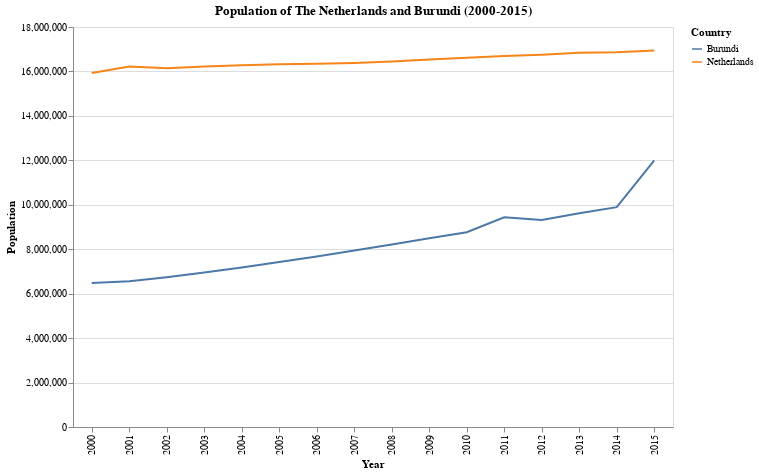

The notebook cell saved with this chart:
### Code cell
selection = alt.selection_multi(fields=['Country'], bind='legend')

chart = alt.Chart(concatenated_data).mark_line().encode(
    x='Year:O',
    y='Population:Q',
    color='Country:N',
    opacity=alt.condition(selection, alt.value(1), alt.value(0.2)),
).add_selection(
    selection
).properties(
    title='Population of The Netherlands and Burundi (2000-2015)',
    width=600,
    height=400
)

chart.display()

### Figure 1 — Vega-Lite specification as saved in the notebook (floating-point values rounded to 4 significant figures)
{"config": {"view": {"continuousWidth": 400, "continuousHeight": 300}}, "data": {"name": "data-62f4c695e90ba80382457f98dad287db"}, "mark": "line", "encoding": {"color": {"field": "Country", "type": "nominal"}, "opacity": {"condition": {"value": 1, "selection": "selector001"}, "value": 0.2}, "x": {"field": "Year", "type": "ordinal"}, "y": {"field": "Population", "type": "quantitative"}}, "height": 400, "selection": {"selector001": {"type": "multi", "fields": ["Country"], "bind": "legend"}}, "title": "Population of The Netherlands and Burundi (2000-2015)", "width": 600, "$schema": "https://vega.github.io/schema/vega-lite/v4.17.0.json", "datasets": {"data-62f4c695e90ba80382457f98dad287db": [{"Country": "Burundi", "Year": 2015, "Status": "Developing", "Life expectancy": 59.6, "Adult mortality": 288.0, "Infant deaths": 21, "Under-five deaths": 31, "Population": 11990000.0, "Schooling": 10.6}, {"Country": "Burundi", "Year": 2014, "Status": "Developing", "Life expectancy": 59.1, "Adult mortality": 297.0, "Infant deaths": 22, "Under-five deaths": 32, "Population": 9892000.0, "Schooling": 10.6}, {"Country": "Burundi", "Year": 2013, "Status": "Developing", "Life expectancy": 58.6, "Adult mortality": 330.0, "Infant deaths": 22, "Under-five deaths": 32, "Population": 9619000.0, "Schooling": 10.5}, {"Country": "Burundi", "Year": 2012, "Status": "Developing", "Life expectancy": 58.0, "Adult mortality": 312.0, "Infant deaths": 22, "Under-five deaths": 33, "Population": 9320000.0, "Schooling": 10.3}, {"Country": "Burundi", "Year": 2011, "Status": "Developing", "Life expectancy": 57.4, "Adult mortality": 321.0, "Infant deaths": 22, "Under-five deaths": 33, "Population": 9436000.0, "Schooling": 9.9}, {"Country": "Burundi", "Year": 2010, "Status": "Developing", "Life expectancy": 56.8, "Adult mortality": 330.0, "Infant deaths": 23, "Under-five deaths": 34, "Population": 8767000.0, "Schooling": 9.3}, {"Country": "Burundi", "Year": 2009, "Status": "Developing", "Life expectancy": 56.2, "Adult mortality": 338.0, "Infant deaths": 23, "Under-five deaths": 34, "Population": 8489000.0, "Schooling": 8.6}, {"Country": "Burundi", "Year": 2008, "Status": "Developing", "Life expectancy": 55.3, "Adult mortality": 350.0, "Infant deaths": 23, "Under-five deaths": 35, "Population": 8212000.0, "Schooling": 7.9}, {"Country": "Burundi", "Year": 2007, "Status": "Developing", "Life expectancy": 54.8, "Adult mortality": 355.0, "Infant deaths": 24, "Under-five deaths": 36, "Population": 7940000.0, "Schooling": 7.2}, {"Country": "Burundi", "Year": 2006, "Status": "Developing", "Life expectancy": 54.1, "Adult mortality": 361.0, "Infant deaths": 24, "Under-five deaths": 36, "Population": 7675000.0, "Schooling": 5.9}, {"Country": "Burundi", "Year": 2005, "Status": "Developing", "Life expectancy": 53.4, "Adult mortality": 369.0, "Infant deaths": 24, "Under-five deaths": 37, "Population": 7423000.0, "Schooling": 5.6}, {"Country": "Burundi", "Year": 2004, "Status": "Developing", "Life expectancy": 52.6, "Adult mortality": 378.0, "Infant deaths": 24, "Under-five deaths": 38, "Population": 7182000.0, "Schooling": 5.2}, {"Country": "Burundi", "Year": 2003, "Status": "Developing", "Life expectancy": 51.9, "Adult mortality": 387.0, "Infant deaths": 24, "Under-five deaths": 38, "Population": 6953000.0, "Schooling": 4.7}, {"Country": "Burundi", "Year": 2002, "Status": "Developing", "Life expectancy": 51.5, "Adult mortality": 387.0, "Infant deaths": 24, "Under-five deaths": 39, "Population": 6742000.0, "Schooling": 4.4}, {"Country": "Burundi", "Year": 2001, "Status": "Developing", "Life expectancy": 51.3, "Adult mortality": 385.0, "Infant deaths": 25, "Under-five deaths": 40, "Population": 6556000.0, "Schooling": 4.5}, {"Country": "Burundi", "Year": 2000, "Status": "Developing", "Life expectancy": 58.0, "Adult mortality": 386.0, "Infant deaths": 25, "Under-five deaths": 41, "Population": 6476000.0, "Schooling": 4.5}, {"Country": "Netherlands", "Year": 2015, "Status": "Developed", "Life expectancy": 81.9, "Adult mortality": 57.0, "Infant deaths": 1, "Under-five deaths": 1, "Population": 16940000.0, "Schooling": 18.1}, {"Country": "Netherlands", "Year": 2014, "Status": "Developed", "Life expectancy": 81.7, "Adult mortality": 58.0, "Infant deaths": 1, "Under-five deaths": 1, "Population": 16870000.0, "Schooling": 18.1}, {"Country": "Netherlands", "Year": 2013, "Status": "Developed", "Life expectancy": 81.4, "Adult mortality": 60.0, "Infant deaths": 1, "Under-five deaths": 1, "Population": 16840000.0, "Schooling": 18.1}, {"Country": "Netherlands", "Year": 2012, "Status": "Developed", "Life expectancy": 81.1, "Adult mortality": 62.0, "Infant deaths": 1, "Under-five deaths": 1, "Population": 16750000.0, "Schooling": 18.1}, {"Country": "Netherlands", "Year": 2011, "Status": "Developed", "Life expectancy": 81.1, "Adult mortality": 63.0, "Infant deaths": 1, "Under-five deaths": 1, "Population": 16690000.0, "Schooling": 17.2}, {"Country": "Netherlands", "Year": 2010, "Status": "Developed", "Life expectancy": 88.0, "Adult mortality": 64.0, "Infant deaths": 1, "Under-five deaths": 1, "Population": 16620000.0, "Schooling": 17.0}, {"Country": "Netherlands", "Year": 2009, "Status": "Developed", "Life expectancy": 86.0, "Adult mortality": 65.0, "Infant deaths": 1, "Under-five deaths": 1, "Population": 16530000.0, "Schooling": 16.9}, {"Country": "Netherlands", "Year": 2008, "Status": "Developed", "Life expectancy": 83.0, "Adult mortality": 68.0, "Infant deaths": 1, "Under-five deaths": 1, "Population": 16450000.0, "Schooling": 16.8}, {"Country": "Netherlands", "Year": 2007, "Status": "Developed", "Life expectancy": 82.0, "Adult mortality": 68.0, "Infant deaths": 1, "Under-five deaths": 1, "Population": 16380000.0, "Schooling": 16.6}, {"Country": "Netherlands", "Year": 2006, "Status": "Developed", "Life expectancy": 79.8, "Adult mortality": 71.0, "Infant deaths": 1, "Under-five deaths": 1, "Population": 16350000.0, "Schooling": 16.5}, {"Country": "Netherlands", "Year": 2005, "Status": "Developed", "Life expectancy": 79.4, "Adult mortality": 72.0, "Infant deaths": 1, "Under-five deaths": 1, "Population": 16320000.0, "Schooling": 16.4}, {"Country": "Netherlands", "Year": 2004, "Status": "Developed", "Life expectancy": 79.2, "Adult mortality": 77.0, "Infant deaths": 1, "Under-five deaths": 1, "Population": 16280000.0, "Schooling": 16.5}, {"Country": "Netherlands", "Year": 2003, "Status": "Developed", "Life expectancy": 78.7, "Adult mortality": 80.0, "Infant deaths": 1, "Under-five deaths": 1, "Population": 16230000.0, "Schooling": 16.5}, {"Country": "Netherlands", "Year": 2002, "Status": "Developed", "Life expectancy": 78.4, "Adult mortality": 81.0, "Infant deaths": 1, "Under-five deaths": 1, "Population": 16150000.0, "Schooling": 16.9}, {"Country": "Netherlands", "Year": 2001, "Status": "Developed", "Life expectancy": 78.3, "Adult mortality": 82.0, "Infant deaths": 1, "Under-five deaths": 1, "Population": 16230000.0, "Schooling": 16.7}, {"Country": "Netherlands", "Year": 2000, "Status": "Developed", "Life expectancy": 78.1, "Adult mortality": 84.0, "Infant deaths": 1, "Under-five deaths": 1, "Population": 15930000.0, "Schooling": 16.5}]}}
